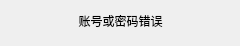
<?xml version="1.0" encoding="UTF-8"?>
<ui version="4.0">
 <class>Errorshow</class>
 <widget class="QWidget" name="Errorshow">
  <property name="geometry">
   <rect>
    <x>0</x>
    <y>0</y>
    <width>240</width>
    <height>46</height>
   </rect>
  </property>
  <property name="windowTitle">
   <string>Error</string>
  </property>
  <widget class="QLabel" name="label">
   <property name="geometry">
    <rect>
     <x>10</x>
     <y>5</y>
     <width>221</width>
     <height>31</height>
    </rect>
   </property>
   <property name="text">
    <string>账号或密码错误</string>
   </property>
   <property name="alignment">
    <set>Qt::AlignCenter</set>
   </property>
   <property name="margin">
    <number>3</number>
   </property>
   <property name="indent">
    <number>2</number>
   </property>
  </widget>
 </widget>
 <resources/>
 <connections/>
</ui>
